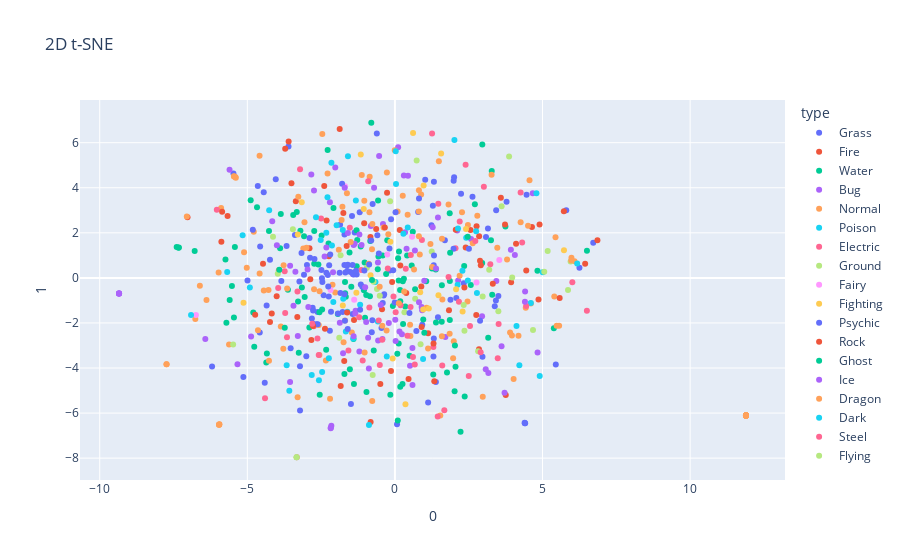

Notebook cell for this chart:
### Code cell
fig = px.scatter(tsne, x=0, y=1, color=pokemon_types, labels={'color': 'type'}, hover_name=filenames, title='2D t-SNE')
fig.show()

### Figure 1 — Plotly figure (JSON) as saved in the notebook; plotly's stock layout.template omitted (floating-point values rounded to 4 significant figures)
{"data": [{"hovertemplate": "<b>%{hovertext}</b><br><br>type=Grass<br>0=%{x}<br>1=%{y}<extra></extra>", "hovertext": ["Bulbasaur", "Ivysaur", "Venusaur", "Oddish", "Gloom", "Vileplume", "Bellsprout", "Weepinbell", "Victreebel", "Exeggcute", "Exeggutor", "Tangela", "Chikorita", "Bayleef", "Meganium", "Bellossom", "Hoppip", "Skiploom", "Jumpluff", "Sunkern", "Sunflora", "Treecko", "Grovyle", "Sceptile", "Seedot", "Nuzleaf", "Shiftry", "Shroomish", "Breloom", "Roselia", "Cacnea", "Cacturne", "Tropius", "Turtwig", "Grotle", "Torterra", "Budew", "Roserade", "Cherubi", "Cherrim-beta", "Cherrim-sunshine", "Cherrim", "Carnivine", "Snover", "Abomasnow", "Tangrowth", "Leafeon", "Shaymin-sky", "Shaymin", "Snivy", "Servine", "Serperior", "Pansage", "Simisage", "Cottonee", "Whimsicott", "Petilil", "Lilligant", "Maractus", "Foongus", "Amoonguss", "Ferroseed", "Ferrothorn", "Virizion"], "legendgroup": "Grass", "marker": {"color": "#636efa", "symbol": "circle"}, "mode": "markers", "name": "Grass", "orientation": "v", "showlegend": true, "type": "scatter", "x": [-2.77, 1.458, 3.151, -2.979, 0.7877, 2.627, -1.433, 5.449, 2.079, -3.605, 1.99, 2.332, -1.194, 1.315, 2.966, -1.858, -3.67, -2.204, -2.875, -2.489, 0.926, -5.47, -3.216, -6.194, -1.873, 1.237, -1.49, -0.7656, -0.1796, 1.318, 1.305, 1.026, 1.691, -1.453, 4.46, 3.781, -1.366, 1.32, -2.813, 3.382, -3.235, -3.386, 2.24, -0.1306, 6.25, 6.718, -0.1854, -0.7552, -0.3641, -0.3815, -4.232, 0.07115, -4.565, 3.504, -0.455, -4.579, -1.708, -4.409, 3.085, -2.788, 3.429, -2.62, -3.848, -4.645], "xaxis": "x", "y": [-2.032, -1.75, 2.189, 0.5704, 2.926, 3.607, -1.599, -3.847, -0.8873, 5.835, 4.307, -0.243, 2.914, 0.5651, -3.496, 2.353, 1.414, -2.345, 0.89, 0.3509, -2.076, 4.635, -3.923, -3.936, 0.2292, 2.333, -5.597, -1.883, 0.3273, -2.691, -3.486, 4.36, 1.668, 2.751, 3.696, 3.383, 2.02, 4.271, -1.802, -1.255, -0.1627, 1.9, 3.731, 2.603, 0.4506, 1.561, 1.299, 3.284, -0.7251, -0.7777, 0.8031, -6.501, 1.391, -0.8069, -2.221, -2.42, 1.928, -4.653, 1.818, -1.329, 2.999, -1.517, -0.1362, 4.075], "yaxis": "y"}, {"hovertemplate": "<b>%{hovertext}</b><br><br>type=Fire<br>0=%{x}<br>1=%{y}<extra></extra>", "hovertext": ["Charmander", "Charmeleon", "Charizard", "Vulpix", "Ninetales", "Growlithe", "Arcanine", "Ponyta", "Rapidash", "Magmar", "Flareon", "Moltres", "Cyndaquil", "Quilava", "Typhlosion", "Slugma", "Magcargo", "Magby", "Entei", "Ho-oh", "Torchic", "Combusken", "Blaziken", "Numel", "Camerupt", "Torkoal", "Chimchar", "Monferno", "Infernape", "Magmortar", "Heatran", "Tepig", "Pignite", "Emboar", "Pansear", "Simisear", "Darumaka", "Darmanitan-zen", "Darmanitan", "Heatmor"], "legendgroup": "Fire", "marker": {"color": "#EF553B", "symbol": "circle"}, "mode": "markers", "name": "Fire", "orientation": "v", "showlegend": true, "type": "scatter", "x": [-4.468, 2.561, -4.231, 2.852, 1.831, -0.8227, -1.836, -5.879, 2.765, -5.668, -3.717, -0.8297, -2.37, -3.6, -2.394, -2.894, 4.103, -2.867, -3.505, 0.9039, -2.237, -1.747, -1.385, 0.1833, 4.899, 4.641, -0.635, -0.2666, -4.172, 4.448, -0.1332, -3.306, 2.847, 2.397, 0.3839, 3.588, -1.717, 0.8946, 3.754, 3.935], "xaxis": "x", "y": [0.632, 2.123, -1.957, 1.845, -1.44, -6.393, -4.8, 1.607, 2.292, 2.747, 5.729, 1.818, -2.254, 6.049, 4.078, 1.314, 1.519, -0.05843, 4.202, -2.182, 0.9596, 2.877, -1.869, 0.5484, 2.373, 2.256, 2.166, 3.776, -1.58, 0.3283, -4.133, -1.738, -3.164, 1.347, -0.6653, 3.558, -3.686, -0.3787, -5.198, -0.1903], "yaxis": "y"}, {"hovertemplate": "<b>%{hovertext}</b><br><br>type=Water<br>0=%{x}<br>1=%{y}<extra></extra>", "hovertext": ["Squirtle", "Wartortle", "Blastoise", "Psyduck", "Golduck", "Poliwag", "Poliwhirl", "Poliwrath", "Tentacool", "Tentacruel", "Slowpoke", "Slowbro", "Seel", "Dewgong", "Shellder", "Cloyster", "Krabby", "Kingler", "Horsea", "Seadra", "Goldeen", "Seaking", "Staryu", "Starmie", "Magikarp", "Gyarados", "Lapras", "Vaporeon", "Totodile", "Croconaw", "Feraligatr", "Chinchou", "Lanturn", "Marill", "Azumarill", "Politoed", "Wooper", "Quagsire", "Slowking", "Qwilfish", "Corsola", "Remoraid", "Octillery", "Mantine", "Kingdra", "Suicune", "Mudkip", "Marshtomp", "Swampert", "Lotad", "Lombre", "Ludicolo", "Wingull", "Pelipper", "Carvanha", "Sharpedo", "Wailmer", "Wailord", "Barboach", "Whiscash", "Corphish", "Crawdaunt", "Feebas", "Milotic", "Clamperl", "Huntail", "Gorebyss", "Relicanth", "Luvdisc", "Kyogre", "Piplup", "Prinplup", "Empoleon", "Buizel", "Floatzel", "Shellos-east", "Shellos-west", "Shellos", "Gastrodon-east", "Gastrodon-west", "Gastrodon", "Finneon", "Lumineon", "Mantyke", "Palkia", "Phione", "Manaphy", "Oshawott", "Dewott", "Samurott", "Panpour", "Simipour", "Tympole", "Palpitoad", "Seismitoad", "Basculin-blue-striped", "Basculin", "Tirtouga", "Carracosta", "Ducklett", "Swanna", "Frillish", "Jellicent", "Alomomola", "Keldeo-resolute", "Keldeo"], "legendgroup": "Water", "marker": {"color": "#00cc96", "symbol": "circle"}, "mode": "markers", "name": "Water", "orientation": "v", "showlegend": true, "type": "scatter", "x": [0.128, -1.026, 3.28, -3.151, 1.859, 0.2665, 0.9598, -1.013, -1.388, -5.708, -2.279, 5.384, 1.384, 1.298, -2.557, 3.254, 0.4968, 2.57, -1.69, 1.856, 0.1278, 0.1737, -3.28, 3.16, -1.526, -0.9634, -2.547, -0.8353, -1.05, 0.1079, 2.223, -2.734, 0.1384, 0.6842, -3.866, -0.1555, -1.686, 3.743, -0.8454, -1.934, -3.625, 0.1809, -3.202, 1.586, 0.6058, 0.4125, 0.3501, -3.445, -6.783, -2.897, -5.421, 2.363, -0.06935, 1.256, -5.598, -1.403, 2.956, 2.346, 0.08122, -1.711, 2.022, -0.5714, 0.5676, 1.764, 1.591, 0.2762, -0.5587, -1.277, -1.295, -5.74, -1.538, -4.358, -4.765, -3.077, -5.522, -0.26, -4.266, -2.248, -7.33, -7.393, -7.319, -2.465, -4.798, 2.96, 4.827, -4.671, -2.733, -2.592, -1.3, 1.391, -0.4161, -5.453, -1.478, 1.861, 6.505, 0.1814, 0.2577, -3.057, -1.664, -1.159, 1.06, -0.5815, -0.2982, -3.889, -2.483, -0.8005], "xaxis": "x", "y": [-0.1125, 0.6804, 4.749, -0.4239, -1.866, -0.1506, -1.849, -1.769, -4.71, -1.996, 5.676, -2.239, 0.377, -4.285, -1.524, 1.674, -3.459, -0.3174, -0.1859, 2.871, -2.917, -0.5426, -1.052, -2.653, -4.05, -5.064, -5.184, 1.64, -0.5473, 0.8682, -6.829, 0.6246, 1.167, -0.5024, 2.837, -5.184, -0.6827, 2.286, -0.8123, -1.605, -0.5299, -1.034, 2.098, -1.941, 2.053, 0.9951, -1.27, 2.792, 1.192, -2.202, 1.368, -5.268, -1.243, 0.4215, -0.9792, -2.717, 0.6607, 0.5305, -3.372, -4.265, -5.034, 3.438, 0.5464, -4.198, -0.3231, -2.045, 0.9454, 1.678, 0.5147, 0.82, 1.125, -3.756, -3.051, 1.846, -0.3605, 1.671, 2.077, 1.526, 1.339, 1.367, 1.347, -1.407, -1.541, 5.919, 0.3212, 3.138, 2.08, 0.5952, 2.119, -1.979, 0.995, -1.761, -0.3965, -0.1351, 1.206, -4.833, -4.707, -0.8504, -0.8335, 1.397, -0.1511, 0.3835, 0.1716, 1.316, 1.881, 6.886], "yaxis": "y"}, {"hovertemplate": "<b>%{hovertext}</b><br><br>type=Bug<br>0=%{x}<br>1=%{y}<extra></extra>", "hovertext": ["Caterpie", "Metapod", "Butterfree", "Weedle", "Kakuna", "Beedrill", "Paras", "Parasect", "Venonat", "Venomoth", "Scyther", "Pinsir", "Ledyba", "Ledian", "Spinarak", "Ariados", "Yanma", "Pineco", "Forretress", "Scizor", "Shuckle", "Heracross", "Wurmple", "Silcoon", "Beautifly", "Cascoon", "Dustox", "Surskit", "Masquerain", "Nincada", "Ninjask", "Shedinja", "Volbeat", "Illumise", "Kricketot", "Kricketune", "Burmy-beta", "Burmy-sandy", "Burmy-trash", "Burmy", "Wormadam-sandy", "Wormadam-trash", "Wormadam", "Mothim", "Combee", "Vespiquen", "Yanmega", "Sewaddle", "Swadloon", "Leavanny", "Venipede", "Whirlipede", "Scolipede", "Dwebble", "Crustle", "Karrablast", "Escavalier", "Joltik", "Galvantula", "Shelmet", "Accelgor", "Durant", "Larvesta", "Volcarona", "Genesect-burn", "Genesect-chill", "Genesect-douse", "Genesect-shock", "Genesect"], "legendgroup": "Bug", "marker": {"color": "#ab63fa", "symbol": "circle"}, "mode": "markers", "name": "Bug", "orientation": "v", "showlegend": true, "type": "scatter", "x": [-3.372, -2.958, 2.11, -2.321, -2.383, 0.108, -3.436, 3.713, 2.142, 0.343, 0.01173, 3.435, 3.165, -3.998, -0.2061, -1.332, -3.551, -3.289, 1.708, 0.5116, -2.202, -3.551, -1.204, 0.9047, 2.951, 0.1547, -0.8833, -1.423, 0.9227, -0.5696, -2.021, 0.5931, 0.4433, 0.3032, -0.7055, -0.5355, -0.8154, -1.362, -1.131, -1.203, -2.153, -2.173, -2.176, 1.458, 0.02288, -2.741, -2.832, -2.933, 3.076, -4.156, -0.9076, 2.579, 3.613, -1.867, 4.667, -1.4, 4.063, -0.9739, 0.5952, 0.2382, -0.4041, -0.4239, -5.602, 3.928, -9.346, -9.346, -9.346, -9.345, -9.346], "xaxis": "x", "y": [0.2772, 0.3717, 2.106, 1.346, 0.9477, 5.796, -1.239, -5.093, -0.1181, 2.025, -1.853, -0.1367, -4.223, 1.452, -2.004, -1.458, 0.5375, -2.584, -2.625, -3.903, 3.355, -4.624, -3.269, -1.289, -1.698, -2.376, -4.026, 0.1647, -1.431, -2.78, 4.903, -3.108, 4.536, 4.542, 4.003, 5.413, 2.301, 1.517, 1.461, 1.922, -6.568, -6.656, -6.671, 2.676, -2.798, 3.882, 4.593, -1.292, -4.05, 2.519, -2.655, 1.721, -3.036, -1.986, 3.754, 1.459, 1.015, -1.963, -4.753, -2.506, 2.392, -2.707, 4.795, 1.253, -0.6913, -0.6913, -0.6902, -0.6913, -0.6914], "yaxis": "y"}, {"hovertemplate": "<b>%{hovertext}</b><br><br>type=Normal<br>0=%{x}<br>1=%{y}<extra></extra>", "hovertext": ["Pidgey", "Pidgeotto", "Pidgeot", "Rattata", "Raticate", "Spearow", "Fearow", "Jigglypuff", "Wigglytuff", "Meowth", "Persian", "Farfetch'd", "Doduo", "Dodrio", "Lickitung", "Chansey", "Kangaskhan", "Tauros", "Ditto", "Eevee", "Porygon", "Snorlax", "Sentret", "Furret", "Hoothoot", "Noctowl", "Igglybuff", "Aipom", "Girafarig", "Dunsparce", "Teddiursa", "Ursaring", "Porygon2", "Stantler", "Smeargle", "Miltank", "Blissey", "Zigzagoon", "Linoone", "Taillow", "Swellow", "Slakoth", "Vigoroth", "Slaking", "Whismur", "Loudred", "Exploud", "Azurill", "Skitty", "Delcatty", "Spinda", "Swablu", "Zangoose", "Castform-rainy", "Castform-snowy", "Castform-sunny", "Castform", "Kecleon", "Starly", "Staravia", "Staraptor", "Bidoof", "Bibarel", "Ambipom", "Buneary", "Lopunny", "Glameow", "Purugly", "Happiny", "Chatot", "Munchlax", "Lickilicky", "Porygon-Z", "Regigigas", "Arceus-bug", "Arceus-dark", "Arceus-dragon", "Arceus-electric", "Arceus-fighting", "Arceus-fire", "Arceus-flying", "Arceus-ghost", "Arceus-grass", "Arceus-ground", "Arceus-ice", "Arceus-normal", "Arceus-poison", "Arceus-psychic", "Arceus-rock", "Arceus-steel", "Arceus-unknown", "Arceus-water", "Arceus", "Patrat", "Watchog", "Lillipup", "Herdier", "Stoutland", "Pidove", "Tranquill", "Unfezant", "Audino", "Minccino", "Cinccino", "Deerling-autumn", "Deerling-summer", "Deerling-winter", "Deerling", "Sawsbuck-autumn", "Sawsbuck-summer", "Sawsbuck-winter", "Sawsbuck", "Bouffalant", "Rufflet", "Braviary", "Meloetta-pirouette", "Meloetta"], "legendgroup": "Normal", "marker": {"color": "#FFA15A", "symbol": "circle"}, "mode": "markers", "name": "Normal", "orientation": "v", "showlegend": true, "type": "scatter", "x": [-3.934, 1.971, -4.64, 3.964, -1.739, -4.281, -6.762, -1.69, 3.467, 0.2653, -5.018, 0.8116, 2.272, -5.618, 5.48, 2.459, 6.083, -0.8901, -1.46, -1.123, -3.865, 0.6477, -3.104, 4.431, -0.8553, -1.778, -2.021, 1.816, 1.537, -2.74, -2.996, 5.44, -2.281, 0.888, 1.069, -1.037, 3.798, 1.607, 0.5246, -3.78, -5.972, -0.2829, -0.2727, 5.979, -2.579, 2.975, 3.274, -0.2241, -0.428, 0.4309, 1.203, -1.9, -4.266, 0.8423, 5.398, 0.5137, -2.113, -3.063, -1.499, 2.192, 1.994, 1.122, 4.559, -2.46, -4.442, 0.8129, 1.591, 4.258, -1.625, -2.197, -0.384, 4.606, -4.782, -6.607, 11.89, 11.89, 11.89, 11.89, 11.89, 11.89, 11.89, 11.89, 11.89, 11.89, 11.89, -7.736, 11.89, 11.89, 11.89, 11.89, -7.736, 11.89, 11.89, -2.557, -0.7647, -3.651, 2.791, -4.585, -3.77, -5.887, -0.7689, 1.594, 2.473, 4.509, -5.452, -5.45, -5.405, -5.39, -5.956, -5.958, -5.945, -5.954, -4.583, 0.0895, -6.383, -5.11, 1.261], "xaxis": "x", "y": [0.3405, -3.572, -2.323, -2.556, -2.859, -0.54, -1.822, -1.887, 1.334, 3.646, 0.4538, 2.942, 2.918, -2.957, -2.129, -1.046, 0.7358, 0.6256, -2.42, 4.568, -2.157, 0.3695, 1.301, -1.32, 4.485, 3.155, -0.6475, 3.255, -6.108, -0.5045, 1.339, 1.809, 4.638, 3.698, -1.323, 3.422, 0.8178, -0.9634, -2.574, -3.147, 0.2353, -2.33, 4.672, 0.8966, -2.092, -5.274, 4.578, 1.938, -2.127, 2.806, 1.502, 1.245, -3.675, 1.034, -0.8261, -2.079, -0.3054, 2.471, 1.592, 0.09323, -2.808, -3.134, 4.335, 6.391, -0.5621, 3.893, -2.591, 2.467, 3.754, -5.365, 2.24, -1.139, 2.044, -0.3496, -6.108, -6.108, -6.108, -6.108, -6.109, -6.109, -6.108, -6.108, -6.108, -6.109, -6.108, -3.834, -6.109, -6.108, -6.108, -6.108, -3.833, -6.108, -6.108, -3.424, 2.388, -0.4706, 2.763, 5.426, 0.5622, 3.106, -5.459, 1.732, 2.349, 2.311, 4.509, 4.505, 4.474, 4.447, -6.516, -6.516, -6.499, -6.51, 0.1935, 2.947, -0.977, 1.141, 0.4831], "yaxis": "y"}, {"hovertemplate": "<b>%{hovertext}</b><br><br>type=Poison<br>0=%{x}<br>1=%{y}<extra></extra>", "hovertext": ["Ekans", "Arbok", "Nidoran", "Nidorina", "Nidoqueen", "Nidoran", "Nidorino", "Nidoking", "Zubat", "Golbat", "Grimer", "Muk", "Koffing", "Weezing", "Crobat", "Gulpin", "Swalot", "Seviper", "Stunky", "Skuntank", "Skorupi", "Drapion", "Croagunk", "Toxicroak", "Trubbish", "Garbodor"], "legendgroup": "Poison", "marker": {"color": "#19d3f3", "symbol": "circle"}, "mode": "markers", "name": "Poison", "orientation": "v", "showlegend": true, "type": "scatter", "x": [-1.663, -2.514, -1.751, -2.086, 2.414, -1.178, 2.47, 5.006, -0.6599, 4.215, -0.5768, -0.2756, -2.284, 2.015, -2.151, -1.765, 4.604, 4.793, -1.61, 2.751, 2.778, 2.287, -1.41, -3.577, -2.133, 2.124], "xaxis": "x", "y": [-2.383, 1.684, -0.9298, -1.075, 1.784, -1.187, -0.1195, 0.2517, -0.1827, -3.873, -1.931, -3.494, 3.574, 6.117, 5.105, 2.123, -1.11, 3.756, -1.504, 2.075, -0.6758, 0.3175, -2.688, -5.009, 1.438, -0.3098], "yaxis": "y"}, {"hovertemplate": "<b>%{hovertext}</b><br><br>type=Electric<br>0=%{x}<br>1=%{y}<extra></extra>", "hovertext": ["Pikachu", "Raichu", "Magnemite", "Magneton", "Voltorb", "Electrode", "Electabuzz", "Jolteon", "Zapdos", "Pichu-beta", "Pichu-spiky-eared", "Pichu", "Mareep", "Flaaffy", "Ampharos", "Elekid", "Raikou", "Electrike", "Manectric", "Plusle", "Minun", "Shinx", "Luxio", "Luxray", "Pachirisu", "Magnezone", "Electivire", "Rotom-fan", "Rotom-frost", "Rotom-heat", "Rotom-mow", "Rotom-wash", "Rotom", "Blitzle", "Zebstrika", "Emolga", "Tynamo", "Eelektrik", "Eelektross", "Thundurus-therian", "Thundurus"], "legendgroup": "Electric", "marker": {"color": "#FF6692", "symbol": "circle"}, "mode": "markers", "name": "Electric", "orientation": "v", "showlegend": true, "type": "scatter", "x": [-0.9057, 1.258, -0.8663, 0.9149, -2.749, 3.513, -2.502, 0.612, -3.214, -3.954, -1.528, -3.302, 2.169, 1.817, 3.483, 0.4245, 2.052, 1.302, 1.674, -3.734, -0.2413, 0.1901, -4.4, 6.503, 0.5389, 2.502, 6.01, 1.469, 4.446, 2.394, -0.5121, 3.23, -1.141, -1.575, 1.449, -0.4306, 0.5301, -3.656, -6.033, 3.012, -3.325], "xaxis": "x", "y": [4.292, 6.406, -1.316, 1.686, -2.143, -2.043, 2.638, -3.509, 4.821, -0.4538, 2.223, -0.6029, -1.059, 0.03488, -3.572, -2.568, 1.312, -3.064, -5.876, 0.2943, 0.4134, -1.211, -5.344, -1.461, 1.014, -4.352, -0.1902, 3.291, -1.252, 5.022, -3.87, 0.6049, 0.3537, -3.226, -6.156, -2.749, -1.297, -2.632, 3.021, 4.047, -7.96], "yaxis": "y"}, {"hovertemplate": "<b>%{hovertext}</b><br><br>type=Ground<br>0=%{x}<br>1=%{y}<extra></extra>", "hovertext": ["Sandshrew", "Sandslash", "Diglett", "Dugtrio", "Cubone", "Marowak", "Rhyhorn", "Rhydon", "Gligar", "Phanpy", "Donphan", "Trapinch", "Vibrava", "Flygon", "Baltoy", "Claydol", "Groudon", "Hippopotas", "Hippowdon", "Rhyperior", "Gliscor", "Drilbur", "Excadrill", "Sandile", "Krokorok", "Krookodile", "Stunfisk", "Golett", "Golurk", "Landorus-therian", "Landorus"], "legendgroup": "Ground", "marker": {"color": "#B6E880", "symbol": "circle"}, "mode": "markers", "name": "Ground", "orientation": "v", "showlegend": true, "type": "scatter", "x": [-3.968, 2.33, -0.7232, 2.818, -0.513, 0.6862, 3.614, 5.951, -5.48, -0.6075, 1.247, -1.841, -4.13, 3.504, -0.951, 4.677, 5.058, -0.7533, 2.355, 5.174, 3.867, 0.7359, 3.972, 0.8696, 2.972, 5.864, 3.194, -1.885, -3.457, 0.3219, -3.331], "xaxis": "x", "y": [0.1814, -1.203, -0.1718, -3.257, -0.7912, -0.9258, 3.18, 0.7281, -2.952, -0.4887, 1.167, 1.01, 1.832, -1.481, 0.4526, -2.313, 0.2782, -4.314, -2.348, 1.191, 5.384, 5.207, 0.01453, -2.95, -0.8258, -0.5358, 0.363, -2.66, 2.157, -1.528, -7.959], "yaxis": "y"}, {"hovertemplate": "<b>%{hovertext}</b><br><br>type=Fairy<br>0=%{x}<br>1=%{y}<extra></extra>", "hovertext": ["Clefairy", "Clefable", "Cleffa", "Togepi", "Togetic", "Snubbull", "Granbull", "Togekiss"], "legendgroup": "Fairy", "marker": {"color": "#FF97FF", "symbol": "circle"}, "mode": "markers", "name": "Fairy", "orientation": "v", "showlegend": true, "type": "scatter", "x": [2.762, 3.536, -1.38, -2.18, 0.5799, -1.691, -6.741, -0.2592], "xaxis": "x", "y": [-0.2042, 0.7893, -0.9648, -0.5327, 1.827, 4.068, -1.646, 1.043], "yaxis": "y"}, {"hovertemplate": "<b>%{hovertext}</b><br><br>type=Fighting<br>0=%{x}<br>1=%{y}<extra></extra>", "hovertext": ["Mankey", "Primeape", "Machop", "Machoke", "Machamp", "Hitmonlee", "Hitmonchan", "Tyrogue", "Hitmontop", "Makuhita", "Hariyama", "Meditite", "Medicham", "Riolu", "Lucario", "Timburr", "Gurdurr", "Conkeldurr", "Throh", "Sawk", "Mienfoo", "Mienshao"], "legendgroup": "Fighting", "marker": {"color": "#FECB52", "symbol": "circle"}, "mode": "markers", "name": "Fighting", "orientation": "v", "showlegend": true, "type": "scatter", "x": [-0.1527, 1.148, -3.156, -1.056, -5.129, 1.565, -1.306, 0.9575, -1.765, 2.071, 5.726, 0.8563, 0.9718, 0.3568, 0.6143, -0.07492, 2.407, -1.157, -3.29, -0.8258, 1.474, 2.292], "xaxis": "x", "y": [1.602, -1.362, 3.352, 3.059, -1.103, 5.52, -0.6575, -1.401, -1.226, -0.5018, 1.224, -0.6346, 4.097, -5.606, 6.432, -3.581, 2.168, 5.474, 1.93, 0.1162, -0.7696, -1.491], "yaxis": "y"}, {"hovertemplate": "<b>%{hovertext}</b><br><br>type=Psychic<br>0=%{x}<br>1=%{y}<extra></extra>", "hovertext": ["Abra", "Kadabra", "Alakazam", "Drowzee", "Hypno", "Mr. Mime", "Mewtwo", "Mew", "Natu", "Xatu", "Espeon", "Unown-a", "Unown-b", "Unown-c", "Unown-d", "Unown-exclamation", "Unown-e", "Unown-f", "Unown-g", "Unown-h", "Unown-i", "Unown-j", "Unown-k", "Unown-l", "Unown-m", "Unown-n", "Unown-o", "Unown-p", "Unown-question", "Unown-q", "Unown-r", "Unown-s", "Unown-t", "Unown-u", "Unown-v", "Unown-w", "Unown-x", "Unown-y", "Unown-z", "Unown", "Wobbuffet", "Lugia", "Celebi", "Ralts", "Kirlia", "Gardevoir", "Spoink", "Grumpig", "Chimecho", "Wynaut", "Deoxys-attack", "Deoxys-defense", "Deoxys-speed", "Deoxys", "Chingling", "Mime Jr.", "Gallade", "Uxie", "Mesprit", "Azelf", "Cresselia", "Victini", "Munna", "Musharna", "Woobat", "Swoobat", "Sigilyph", "Gothita", "Gothorita", "Gothitelle", "Solosis", "Duosion", "Reuniclus", "Elgyem", "Beheeyem"], "legendgroup": "Psychic", "marker": {"color": "#636efa", "symbol": "circle"}, "mode": "markers", "name": "Psychic", "orientation": "v", "showlegend": true, "type": "scatter", "x": [-0.8723, -5.133, 2.884, 1.323, -0.6129, -4.037, -3.001, -0.7843, -3.08, 1.285, 1.125, -1.71, -2.273, -2.771, -2.414, -2.472, -1.599, -1.845, -1.434, -2.618, -1.036, -1.504, -0.006326, -1.296, -1.599, -1.179, -2.652, -1.394, -2.323, -1.71, -1.418, -1.155, -2.258, -1.773, -2.458, -2.24, -1.105, -1.612, -1.32, -1.63, 0.0214, -1.789, -2.227, -2.892, -4.443, 5.804, -0.8034, 3.421, 0.8151, -2.191, 4.411, 4.394, -1.928, 4.401, -2.725, -3.215, 0.4924, -3.164, 1.986, 0.727, 1.387, -4.346, -1.693, -0.05741, -0.4131, -0.5441, -4.994, -1.679, -3.533, 2.004, -2.165, 1.882, 2.506, -0.5952, -4.814], "xaxis": "x", "y": [0.5908, -4.397, -1.897, 0.9908, 6.409, 4.378, -3.478, -2.411, 0.1388, 3.2, -5.535, 0.5772, 0.1239, -1.446, -0.7711, -0.01132, 0.5819, -0.667, 0.5733, -2.058, 0.3315, 0.2635, -1.096, 0.1455, -2.269, -1.415, -2.059, 0.1527, 0.2321, -0.7268, 0.1844, -0.2967, -0.3797, -1.516, -0.186, -0.8308, -0.3918, 0.3075, 0.3203, 0.536, 2.909, 4.182, 0.5614, 1.767, 3.799, 3.005, 1.657, -0.9997, 3.525, 1.039, -6.45, -6.426, -1.577, -6.446, 0.8344, -5.881, -1.562, 1.099, 1.298, -2.36, -4.625, -1.226, -1.903, 0.3419, -1.117, 1.087, -0.1107, 0.2389, -3.125, 4.468, -1.507, -0.9685, 1.291, 1.898, 2.135], "yaxis": "y"}, {"hovertemplate": "<b>%{hovertext}</b><br><br>type=Rock<br>0=%{x}<br>1=%{y}<extra></extra>", "hovertext": ["Geodude", "Graveler", "Golem", "Onix", "Omanyte", "Omastar", "Kabuto", "Kabutops", "Aerodactyl", "Sudowoodo", "Larvitar", "Pupitar", "Tyranitar", "Nosepass", "Lunatone", "Solrock", "Lileep", "Cradily", "Anorith", "Armaldo", "Regirock", "Cranidos", "Rampardos", "Shieldon", "Bastiodon", "Bonsly", "Probopass", "Roggenrola", "Boldore", "Gigalith", "Archen", "Archeops", "Terrakion"], "legendgroup": "Rock", "marker": {"color": "#EF553B", "symbol": "circle"}, "mode": "markers", "name": "Rock", "orientation": "v", "showlegend": true, "type": "scatter", "x": [1.125, 2.756, 4.863, 1.334, -1.617, 3.315, -2.774, 2.882, -4.734, -3.357, -0.3415, 0.1657, 5.722, 2.352, 2.909, -2.831, -5.853, 0.4617, -0.09528, 6.444, -1.871, -2.315, -7.025, -0.4367, 3.73, -1.042, 2.062, -1.635, 1.308, 6.859, -0.4941, -4.005, 5.58], "xaxis": "x", "y": [-2.462, -1.648, -0.9562, -4.589, -1.54, -0.2551, -2.141, 0.7637, -1.64, 3.402, 2.233, 2.129, 2.96, -0.4241, 0.5655, -2.758, 2.935, -4.483, -0.1796, 0.6257, 6.612, 2.552, 2.692, -1.391, 2.366, 2.422, 2.133, 1.417, -2.914, 1.666, -4.71, -0.8176, -0.8944], "yaxis": "y"}, {"hovertemplate": "<b>%{hovertext}</b><br><br>type=Ghost<br>0=%{x}<br>1=%{y}<extra></extra>", "hovertext": ["Gastly", "Haunter", "Gengar", "Misdreavus", "Shuppet", "Banette", "Duskull", "Dusclops", "Drifloon", "Drifblim", "Mismagius", "Spiritomb", "Dusknoir", "Giratina-origin", "Giratina", "Yamask", "Cofagrigus", "Litwick", "Lampent", "Chandelure"], "legendgroup": "Ghost", "marker": {"color": "#00cc96", "symbol": "circle"}, "mode": "markers", "name": "Ghost", "orientation": "v", "showlegend": true, "type": "scatter", "x": [1.87, -0.7167, 3.296, -3.257, -2.329, -4.886, -4.337, 0.09652, -3.916, 2.708, -3.325, 2.466, 2.033, 2.053, -2.081, -0.7754, -3.731, -0.9713, 0.9957, 0.3042], "xaxis": "x", "y": [1.116, -3.225, -0.7479, -3.32, -3.189, 3.44, -3.359, -6.332, 0.3664, 3.268, 2.921, 1.828, -2.998, -3.946, 3.101, -0.0987, -2.208, -0.7592, -2.434, -0.03981], "yaxis": "y"}, {"hovertemplate": "<b>%{hovertext}</b><br><br>type=Ice<br>0=%{x}<br>1=%{y}<extra></extra>", "hovertext": ["Jynx", "Articuno", "Swinub", "Piloswine", "Delibird", "Smoochum", "Snorunt", "Glalie", "Spheal", "Sealeo", "Walrein", "Regice", "Glaceon", "Mamoswine", "Froslass", "Vanillite", "Vanillish", "Vanilluxe", "Cubchoo", "Beartic", "Cryogonal"], "legendgroup": "Ice", "marker": {"color": "#ab63fa", "symbol": "circle"}, "mode": "markers", "name": "Ice", "orientation": "v", "showlegend": true, "type": "scatter", "x": [-4.872, -5.333, -1.342, 4.405, -1.702, -2.096, -1.593, -6.423, -1.4, 1.392, 4.832, 0.3947, 0.9944, 1.279, -1.756, -0.5756, -0.4807, 0.6775, -1.008, 0.8162, 4.41], "xaxis": "x", "y": [-2.598, -3.836, -1.581, -1.062, 4.001, 0.2504, 1.991, -2.716, -2.587, 0.4206, -3.315, 1.29, -0.1302, 2.251, -3.348, 0.6872, -1.204, 1.215, -0.4117, -1.085, -0.6069], "yaxis": "y"}, {"hovertemplate": "<b>%{hovertext}</b><br><br>type=Dragon<br>0=%{x}<br>1=%{y}<extra></extra>", "hovertext": ["Dratini", "Dragonair", "Dragonite", "Altaria", "Bagon", "Shelgon", "Salamence", "Latias", "Latios", "Rayquaza", "Gible", "Gabite", "Garchomp", "Axew", "Fraxure", "Haxorus", "Druddigon", "Reshiram", "Zekrom", "Kyurem-black", "Kyurem-white", "Kyurem"], "legendgroup": "Dragon", "marker": {"color": "#FFA15A", "symbol": "circle"}, "mode": "markers", "name": "Dragon", "orientation": "v", "showlegend": true, "type": "scatter", "x": [0.3145, -0.7764, 5.562, 0.1337, -0.8633, 3.901, -2.553, 4.185, -1.026, -2.339, -0.004964, 1.854, 1.489, -1.806, -3.273, -7.05, -0.5161, 0.8119, 5.976, -3.296, 4.021, 2.637], "xaxis": "x", "y": [-0.6031, 1.27, -2.124, -1.121, 2.912, -2.425, -0.5892, -2.565, -3.306, -3.663, 5.669, -2.478, 5.173, 2.565, 3.604, 2.727, -0.3912, 1.849, 0.7676, -5.298, -4.491, 1.533], "yaxis": "y"}, {"hovertemplate": "<b>%{hovertext}</b><br><br>type=Dark<br>0=%{x}<br>1=%{y}<extra></extra>", "hovertext": ["Umbreon", "Murkrow", "Sneasel", "Houndour", "Houndoom", "Poochyena", "Mightyena", "Sableye", "Absol", "Honchkrow", "Weavile", "Darkrai", "Purrloin", "Liepard", "Scraggy", "Scrafty", "Zorua", "Zoroark", "Pawniard", "Bisharp", "Vullaby", "Mandibuzz", "Deino", "Zweilous", "Hydreigon"], "legendgroup": "Dark", "marker": {"color": "#19d3f3", "symbol": "circle"}, "mode": "markers", "name": "Dark", "orientation": "v", "showlegend": true, "type": "scatter", "x": [-1.323, -5.159, -4.914, -5.681, 0.4342, 0.02705, -0.8793, -2.466, 0.2867, 2.137, -4.26, -1.591, -3.667, 0.9538, -1.975, -2.674, -2.238, 6.173, -2.818, 0.0375, 4.905, 4.118, -2.324, -6.906, -2.574], "xaxis": "x", "y": [3.433, 1.895, -0.4247, 0.2611, 2.238, 5.624, -6.532, -4.176, 1.963, 2.191, 3.0, 5.402, -3.872, -3.605, 2.337, 2.687, -3.568, 0.6361, -4.308, 4.164, -4.353, -2.133, 2.007, -1.649, -4.546], "yaxis": "y"}, {"hovertemplate": "<b>%{hovertext}</b><br><br>type=Steel<br>0=%{x}<br>1=%{y}<extra></extra>", "hovertext": ["Steelix", "Skarmory", "Mawile", "Aron", "Lairon", "Aggron", "Beldum", "Metang", "Metagross", "Registeel", "Jirachi", "Bronzor", "Bronzong", "Dialga", "Klink", "Klang", "Klinklang", "Cobalion"], "legendgroup": "Steel", "marker": {"color": "#FF6692", "symbol": "circle"}, "mode": "markers", "name": "Steel", "orientation": "v", "showlegend": true, "type": "scatter", "x": [0.02524, -2.581, -1.092, -1.21, 2.724, 4.31, -0.5477, 1.603, -2.623, 0.3679, 2.904, -2.802, 2.195, -3.717, -0.04858, 2.544, 4.257, 0.6729], "xaxis": "x", "y": [-1.53, -3.417, -3.67, -1.744, 1.639, 1.57, -1.892, -3.886, -2.694, 0.411, -3.304, -2.036, 2.504, -1.563, -0.8296, -2.138, 3.793, -3.841], "yaxis": "y"}, {"hovertemplate": "<b>%{hovertext}</b><br><br>type=Flying<br>0=%{x}<br>1=%{y}<extra></extra>", "hovertext": ["Tornadus-therian", "Tornadus"], "legendgroup": "Flying", "marker": {"color": "#B6E880", "symbol": "circle"}, "mode": "markers", "name": "Flying", "orientation": "v", "showlegend": true, "type": "scatter", "x": [-0.1617, -3.33], "xaxis": "x", "y": [3.402, -7.96], "yaxis": "y"}], "layout": {"legend": {"title": {"text": "type"}, "tracegroupgap": 0}, "title": {"text": "2D t-SNE"}, "xaxis": {"anchor": "y", "domain": [0, 1], "title": {"text": "0"}}, "yaxis": {"anchor": "x", "domain": [0, 1], "title": {"text": "1"}}}}
